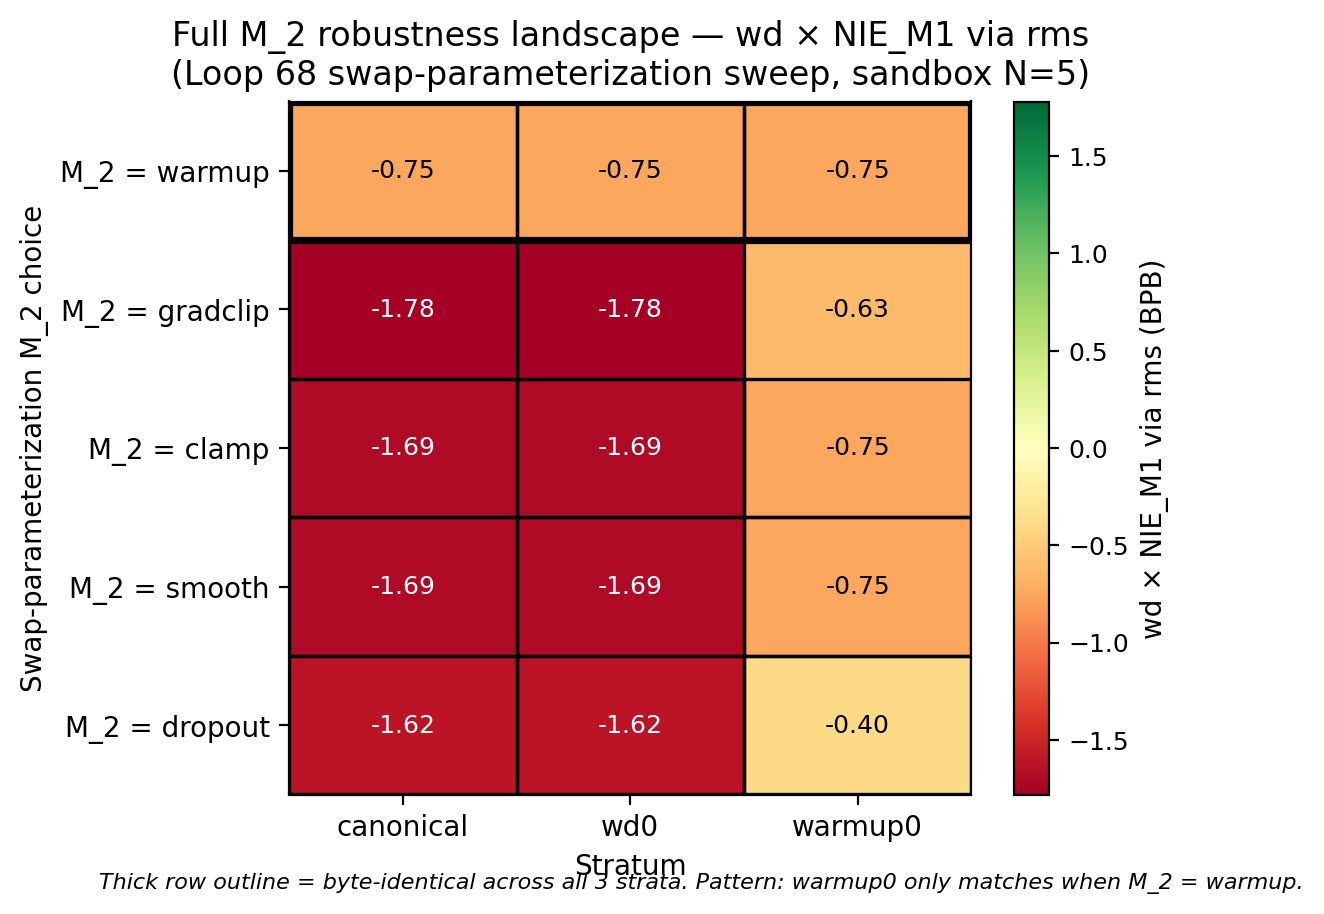

Here is the Python script that generated this plot:
#!/usr/bin/env python3
"""Figure 6 — Full M_2 robustness landscape: 5 M_2 candidates × 3 strata.

Visualizes the Loop 68 swap-parameterization robustness sweep. For the
specific (X=wd, NIE_M1 via rms) row of the four-PSE table, we vary
M_2 across all five candidate mediators (warmup, gradclip, clamp,
smooth, dropout) and re-compute under all three strata (canonical,
wd0, warmup0).

The visual story:
- The wd0 column matches the canonical column in EVERY M_2 row
  (because wd is target X, not a mediator on the rms-M_2 path).
- The warmup0 column matches the others ONLY when M_2 = warmup
  (the stratum's pinned variable aligns with the parameterization).
- For all other M_2 choices, warmup0 diverges, illustrating the
  no-XM-interaction prediction.

Input: a flat CSV with columns `m2, stratum, estimate, ci_lo, ci_hi`
constructed inline from the data/loop49_swap/ files at runtime — the
script directly reads the swap CSVs rather than going through JSONL.

Use:
  python3 papers/figures/fig6_m2_robustness_grid.py \\
      --out papers/figures/fig6_m2_robustness_grid.png
"""

import argparse
import csv
import sys
from pathlib import Path

sys.path.insert(0, str(Path(__file__).resolve().parent))
import matplotlib.pyplot as plt
import numpy as np
from fig_template import is_real, safe_float, save_figure


CRATE_ROOT = Path(__file__).resolve().parents[2]
SWAP_DIR = CRATE_ROOT / "data" / "loop49_swap"
STRATA = ["canonical", "wd0", "warmup0"]
M2_CHOICES = ["warmup", "gradclip", "clamp", "smooth", "dropout"]


def read_wd_nie_m1(csv_path: Path) -> tuple[float, float, float] | None:
    """Pull (estimate, ci_lo, ci_hi) for fix_x=wd, NIE_M1 from the file."""
    if not csv_path.exists():
        return None
    with csv_path.open() as f:
        reader = csv.reader(f)
        for row in reader:
            if not row or row[0].startswith("#"):
                continue
            if row[0] == "rank":  # header
                continue
            if len(row) < 12:
                continue
            if row[1] == "wd":
                # Columns per f2_dual_mediation schema (Loop 68 verified):
                # rank,fix_x,n,delta_x,nde,se_nde,ci95_nde_lo,ci95_nde_hi,
                # nie_m1,se_nie_m1,ci95_nie_m1_lo,ci95_nie_m1_hi, ...
                est = safe_float(row[8])
                lo = safe_float(row[10])
                hi = safe_float(row[11])
                return (est, lo, hi)
    return None


def main():
    p = argparse.ArgumentParser()
    p.add_argument(
        "--out", default="papers/figures/fig6_m2_robustness_grid.png"
    )
    args = p.parse_args()

    estimates = np.full((len(M2_CHOICES), len(STRATA)), np.nan)
    ci_lo = np.full_like(estimates, np.nan)
    ci_hi = np.full_like(estimates, np.nan)

    for i, m2 in enumerate(M2_CHOICES):
        for j, stratum in enumerate(STRATA):
            if m2 == "warmup":
                fname = f"{stratum}_swap_dual.csv"
            else:
                fname = f"{stratum}_swap_m2{m2}.csv"
            row = read_wd_nie_m1(SWAP_DIR / fname)
            if row is None:
                continue
            est, lo, hi = row
            estimates[i, j] = est
            ci_lo[i, j] = lo
            ci_hi[i, j] = hi

    # Symmetric color scale around zero.
    finite = estimates[np.isfinite(estimates)]
    vmax = float(np.max(np.abs(finite))) if len(finite) else 1.0
    if vmax == 0:
        vmax = 1.0

    fig, ax = plt.subplots(figsize=(5.5, 4.5))
    im = ax.imshow(
        estimates, cmap="RdYlGn", vmin=-vmax, vmax=vmax, aspect="auto"
    )
    cbar = fig.colorbar(im, ax=ax, label="wd × NIE_M1 via rms (BPB)")
    cbar.ax.tick_params(labelsize=9)

    ax.set_xticks(np.arange(len(STRATA)))
    ax.set_xticklabels(STRATA)
    ax.set_yticks(np.arange(len(M2_CHOICES)))
    ax.set_yticklabels([f"M_2 = {m}" for m in M2_CHOICES])
    ax.set_title(
        "Full M_2 robustness landscape — wd × NIE_M1 via rms\n"
        "(Loop 68 swap-parameterization sweep, sandbox N=5)"
    )

    # Mark fully-invariant rows (warmup) with a thick outline.
    for i in range(len(M2_CHOICES)):
        row = estimates[i, :]
        if np.all(np.isfinite(row)) and np.max(row) - np.min(row) < 1e-6:
            ax.add_patch(
                plt.Rectangle(
                    (-0.5, i - 0.5), len(STRATA), 1,
                    fill=False, edgecolor="black", linewidth=2.6,
                )
            )

    # Mark cells where (canonical, wd0) pair agrees but differs from
    # warmup0 with a side bracket. Annotate each cell with the estimate.
    for i in range(len(M2_CHOICES)):
        for j in range(len(STRATA)):
            est = estimates[i, j]
            if not is_real(est):
                ax.text(j, i, "—", ha="center", va="center", fontsize=9, color="black")
                continue
            # Bold border if CI excludes zero.
            lo, hi = ci_lo[i, j], ci_hi[i, j]
            sig = is_real(lo) and is_real(hi) and (
                (lo > 0 and hi > 0) or (lo < 0 and hi < 0)
            )
            if sig:
                ax.add_patch(
                    plt.Rectangle(
                        (j - 0.5, i - 0.5), 1, 1,
                        fill=False, edgecolor="black", linewidth=1.2,
                    )
                )
            txt = f"{est:+.2f}"
            color = "white" if abs(est) > 0.6 * vmax else "black"
            ax.text(j, i, txt, ha="center", va="center", fontsize=9, color=color)

    ax.set_xlabel("Stratum")
    ax.set_ylabel("Swap-parameterization M_2 choice")
    plt.figtext(
        0.5, 0.005,
        "Thick row outline = byte-identical across all 3 strata. "
        "Pattern: warmup0 only matches when M_2 = warmup.",
        ha="center", fontsize=8, style="italic",
    )

    save_figure(fig, args.out)


if __name__ == "__main__":
    main()
